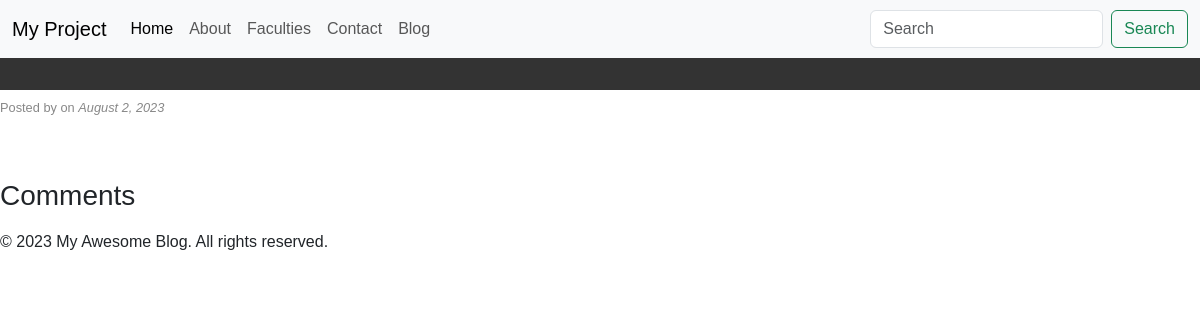
Before: /blog/this-is-a-blog with the older database file.
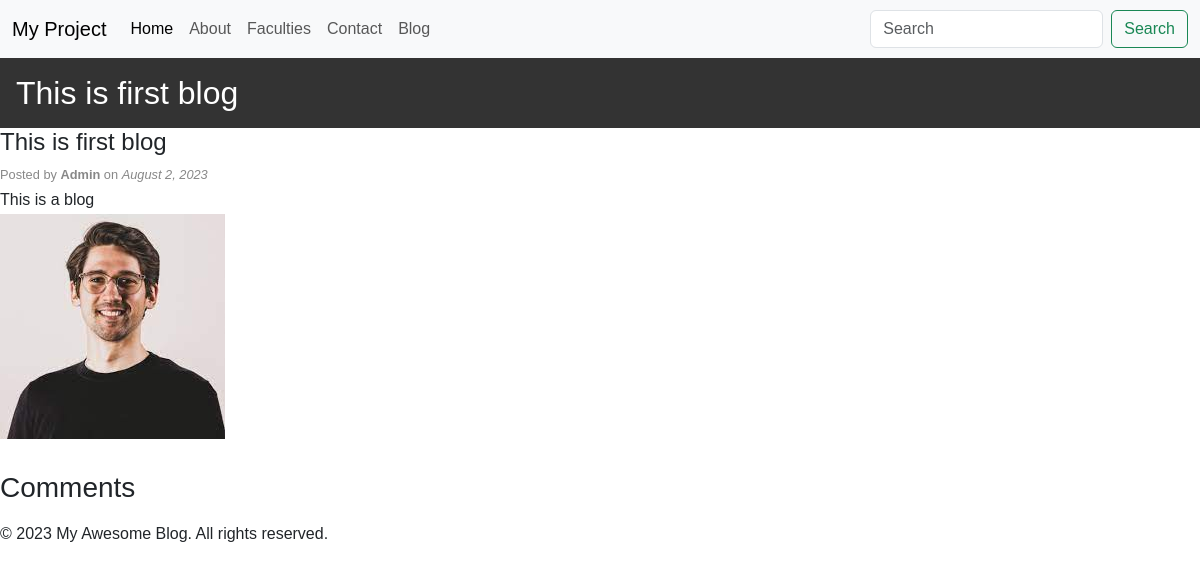
After: the same page with the newer database file.
### myblog/models.py (models this page shows, shortened)
class Post(models.Model):
    sno = models.AutoField(primary_key=True)
    title = models.CharField(max_length=255)
    content = models.TextField()
    author = models.CharField(max_length=15)
    slug = models.CharField(max_length=150)
    post_images = models.ImageField(upload_to='postimg')

### myblog/views.py (the view)
# urls.py: path('<str:slug>',views.blogpost)
def blogpost(request, slug):
    post = Post.objects.filter(slug=slug).first()
    context = {'post':post}
    return render(request, 'blogpost.html',context)

### templates/blogpost.html (shortened to what this page needs)
{% extends 'base.html' %}
{% load static %}
{% block body %}
<!DOCTYPE html>
<html lang="en">
<head>
  <link rel="stylesheet" href="{% static 'CSS\style.css' %}">
</head>
<body>
  <header>
    <h1 class="blog-title">{{post.title}}</h1>
  </header>
  <main>
    <article class="blog-post">
      <h2 class="post-title">{{post.title}}</h2>
      <p class="post-meta">Posted by <span class="post-author">{{post.author}}</span> on <span class="post-date">August 2, 2023</span></p>
      <div class="post-content">
        <p>{{post.content}}</p>
        <img src="{{post.post_images.url}}">
      </div>
    </article>
    <section class="comments-section">
      <h3>Comments</h3>
    </section>
  </main>
  <footer>
    <p>&copy; 2023 My Awesome Blog. All rights reserved.</p>
  </footer>
</body>
</html>
{% endblock body %}

Changed rows visible on the page:
added Post: title "This is first blog", author "Admin", content "This is a blog", post_images (picture)
